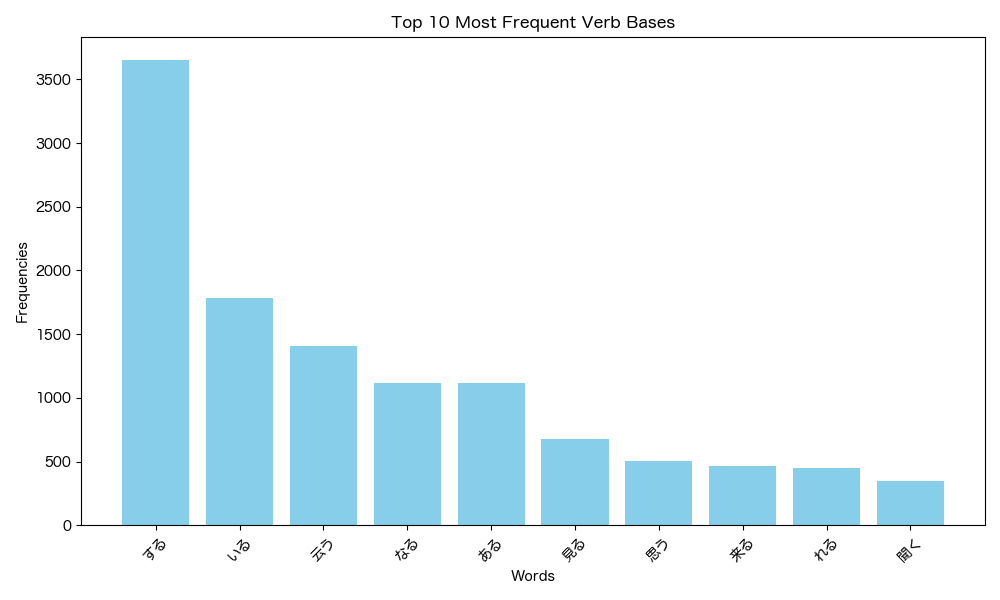

Reproduce this figure in Python.
import importlib
import matplotlib.pyplot as plt

m30 = importlib.import_module("30")
m35 = importlib.import_module("35")

if __name__ == '__main__':
    # Get the 10 most frequent bases
    most_frequent_bases = m35.frequencies()[:10]
    words, frequencies = zip(*most_frequent_bases)

    # Set the font to a Japanese font
    # https://qiita.com/yniji/items/2f0fbe0a52e3e067c23c
    plt.rcParams['font.family'] = 'sans-serif'
    plt.rcParams['font.sans-serif'] = ['Hiragino Maru Gothic Pro', 'Yu Gothic', 'Meirio', 'Takao', 'IPAexGothic', 'IPAPGothic', 'Noto Sans CJK JP']


    # Plot the histogram
    plt.figure(figsize=(10, 6))
    plt.bar(words, frequencies, color='skyblue')
    plt.xlabel('Words')
    plt.ylabel('Frequencies')
    plt.title('Top 10 Most Frequent Verb Bases')
    plt.xticks(rotation=45)
    plt.tight_layout()
    plt.savefig('36.png')
    plt.show()
